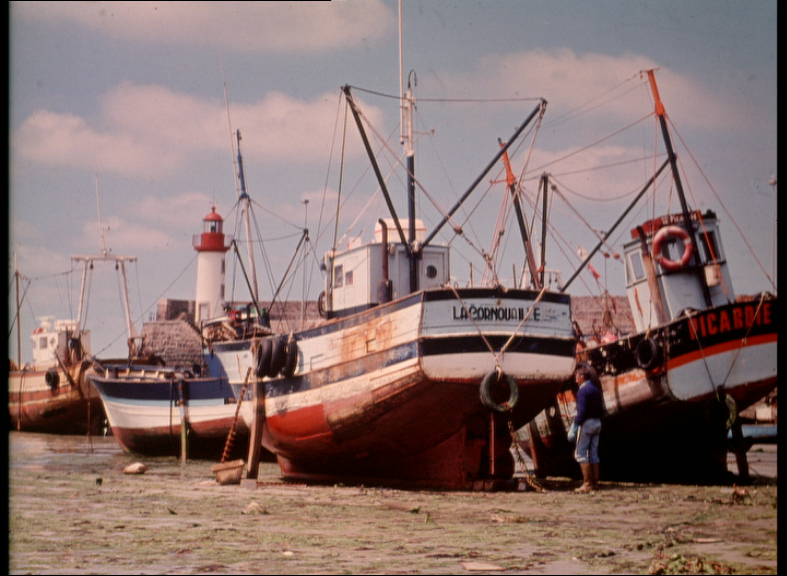
#> input picture standard-test-images/STI/Classic/Boats.ppm, 787 x 576 px
$ python atpmf.py
#> lines starting #> are read from the running program, lines starting #| are printed output that depends on the picture
### utils_optimizer.py
import numpy as np
import cv2

def add_salt_and_pepper_noise(image, q):
    """
    Thêm nhiễu muối-tiêu vào ảnh.
    :param image: Ảnh đầu vào (grayscale)
    :param q: Xác suất nhiễu (0 < q < 1)
    :return: Ảnh có nhiễu
    """
    noisy = image.copy()
    num_noise = int(q * image.size)
    coords = [np.random.randint(0, i - 1, num_noise) for i in image.shape]
    noisy[coords[0][:num_noise//2], coords[1][:num_noise//2]] = 0
    noisy[coords[0][num_noise//2:], coords[1][num_noise//2:]] = 255
    return noisy

# [14 lines left out: function add_random_valued_noise, not called in this run]

def omega(x):
    """
    Hàm omega trả về 1 nếu x khác 0, ngược lại trả về 0.
    :param x: Ma trận đầu vào
    :return: Ma trận nhị phân
    """
    return np.where(x != 0, 1, 0)

def theta(v,k):
    return np.argsort(v)[:k]

def median_filter(X, ksize=3):
    """
    Bộ lọc trung vị cho ảnh.
    :param X: Ảnh đầu vào (grayscale)
    :param ksize: Kích thước cửa sổ lọc (số lẻ)
    :return: Ảnh đã lọc
    """
    return cv2.medianBlur(X, ksize)

def two_pass_median_filter(X, W1=3, W2=3):
    Y= median_filter(X, W1)
    return median_filter(Y, W2)


def adaptive_processor(Y, E1, X, a=1, b=1):
    """
    Xử lý thích ứng để thay thế các pixel bị lọc quá mức.
    :param Y: Ảnh đã lọc
    :param E1: Ma trận lỗi
    :param X: Ảnh gốc
    :param a: Tham số điều chỉnh ngưỡng eta
    :param b: Tham số điều chỉnh số pixel được khôi phục
    :return: Ảnh đã xử lý
    """
    M, N = Y.shape
    lambda_n = np.sum(E1, axis=0) / M
    Lambda = np.sum(E1)/N
    sigma_lambda = np.std(lambda_n)
    eta = a * sigma_lambda
    Y_tilde = Y.copy()

    for n in range(N):
        if lambda_n[n] - Lambda > eta:
            # print(f"Processing column {n}: lambda_n={lambda_n[n]}, Lambda={Lambda}, eta={eta}")
            e = X[:, n] - Y[:, n]
            K = round(lambda_n[n] - Lambda + b * sigma_lambda)
            if K > 0:
                v = theta(e, K)
                Y_tilde[v, n] = X[v, n]

    return Y_tilde


def atpmf(X,w1=3, w2 = 3, a=1.0, b=1.0):
    """
    Bộ lọc trung vị hai lần thích nghi (ATPMF)
    :param X: Ảnh có nhiễu (grayscale, uint8)
    :param ksize: Kích thước cửa sổ lọc (số lẻ >= 3)
    :param a: Tham số ngưỡng thích nghi
    :param b: Tham số điều chỉnh số pixel được khôi phục
    :return: Ảnh đã lọc
    """
    Y = median_filter(X, w1)
    E1 = omega(X - Y)

    Y_tilde = adaptive_processor(Y, E1, X, a, b)
    E2 = omega(Y - Y_tilde)


    # Lọc trung vị lần hai
    Z_temp = median_filter(Y_tilde, w2)
    Z = np.where(E2 == 1, X, Z_temp)

    return Z

### atpmf.py
import numpy as np
import cv2
import matplotlib.pyplot as plt
from utils_optimizer import *


if __name__ == "__main__":
    # Tải ảnh gốc
    original_image = cv2.imread('standard-test-images/STI/Classic/Boats.ppm', cv2.IMREAD_GRAYSCALE)
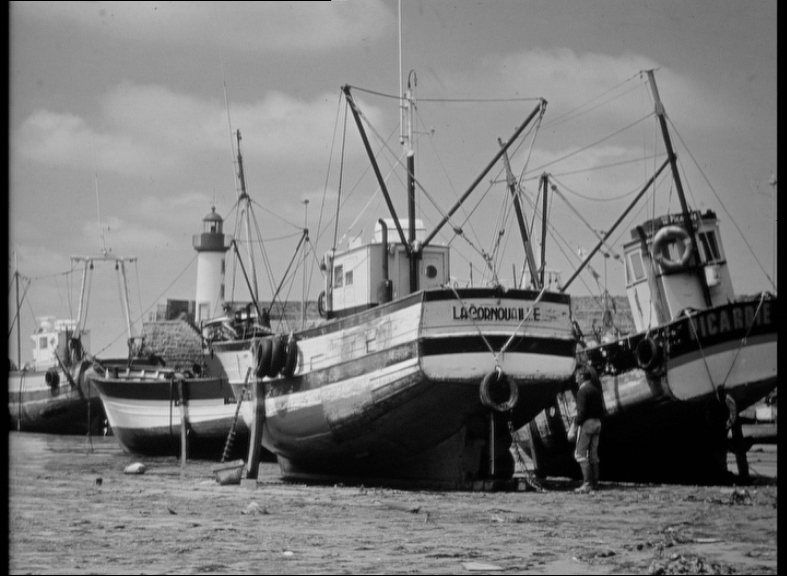
#> original_image: shape (576, 787); min 0, max 233, mean 121.1
    if original_image is None:
        raise FileNotFoundError("Ảnh không tồn tại")
    print(f"Kiểu dữ liệu của ảnh: {original_image.dtype}")
#| Kiểu dữ liệu của ảnh: uint8

    NOISE_RATIO = 0.5
    # Thêm nhiễu
    noisy_image = add_salt_and_pepper_noise(original_image, q=NOISE_RATIO)
#> in add_salt_and_pepper_noise, `noisy[coords[0][:num_noise//2], coords[1][:num_noise//2]] = 0`:
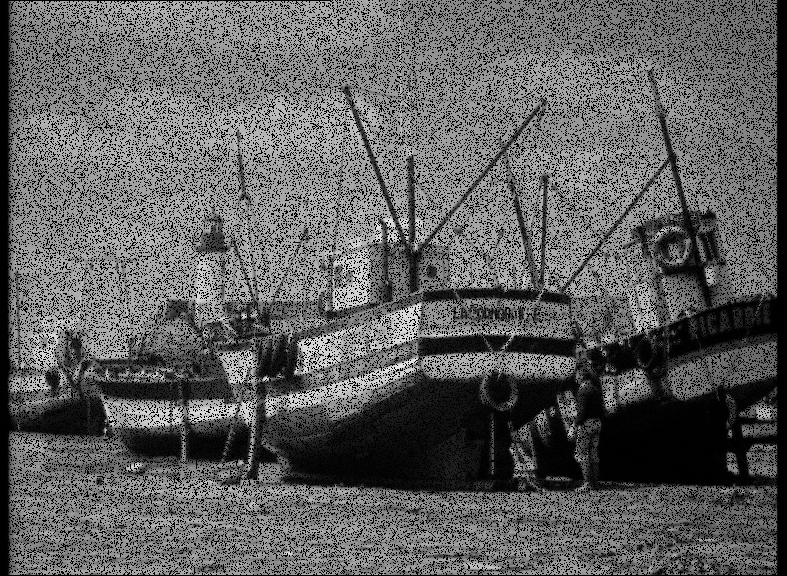
#> noisy: shape (576, 787); min 0, max 233, mean 94.3
#> in add_salt_and_pepper_noise, `noisy[coords[0][num_noise//2:], coords[1][num_noise//2:]] = 255`:
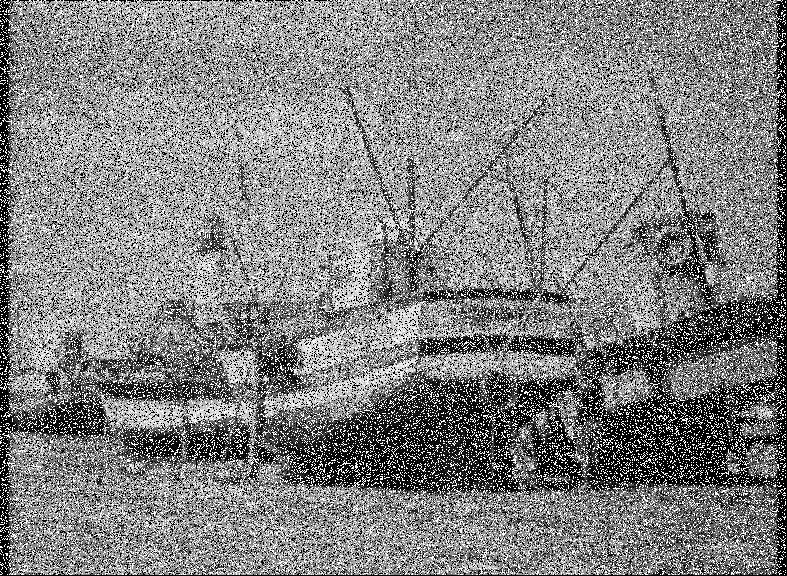
#> noisy: shape (576, 787); min 0, max 255, mean 129.7

    # Bộ lọc trung vị tiêu chuẩn
    ksize = 3
    standard_median = median_filter(noisy_image, ksize)
#> in median_filter, `return cv2.medianBlur(X, ksize)`:
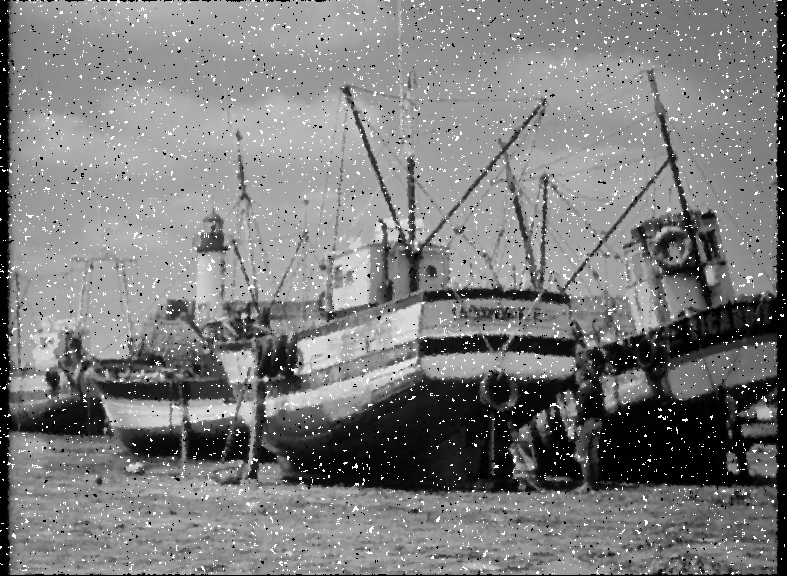
#> returned value: shape (576, 787); min 0, max 255, mean 124.5

    # Bộ lọc trung vị hai lần
    # two_pass_median = median_filter(median_filter(noisy_image, ksize), ksize)
    two_pass_median = two_pass_median_filter(noisy_image, ksize, ksize)
#> call 3 of median_filter, with ksize = 3
#> in median_filter (call 3), `return cv2.medianBlur(X, ksize)`:
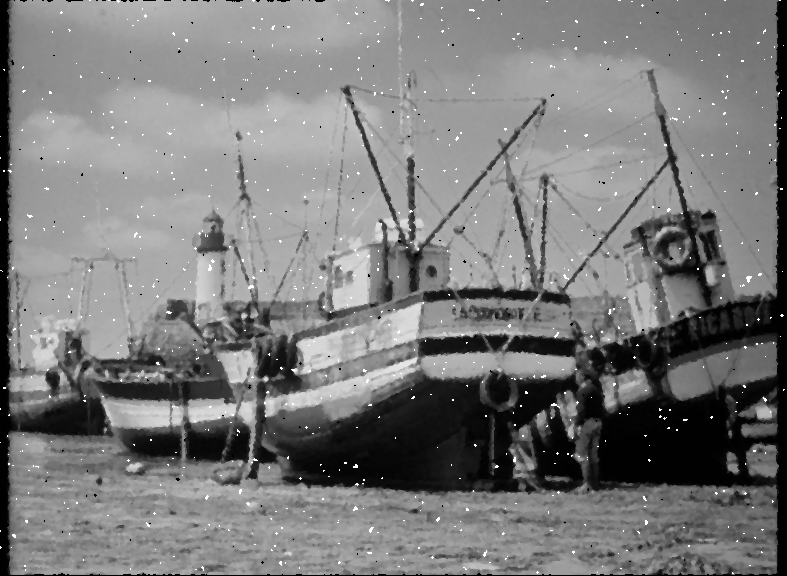
#> returned value: shape (576, 787); min 0, max 255, mean 122.8
    # Bộ lọc ATPMF
    atpmf_filtered = atpmf(noisy_image, ksize,ksize, a=1.0, b=1.0)
#> in omega, `return np.where(x != 0, 1, 0)`:
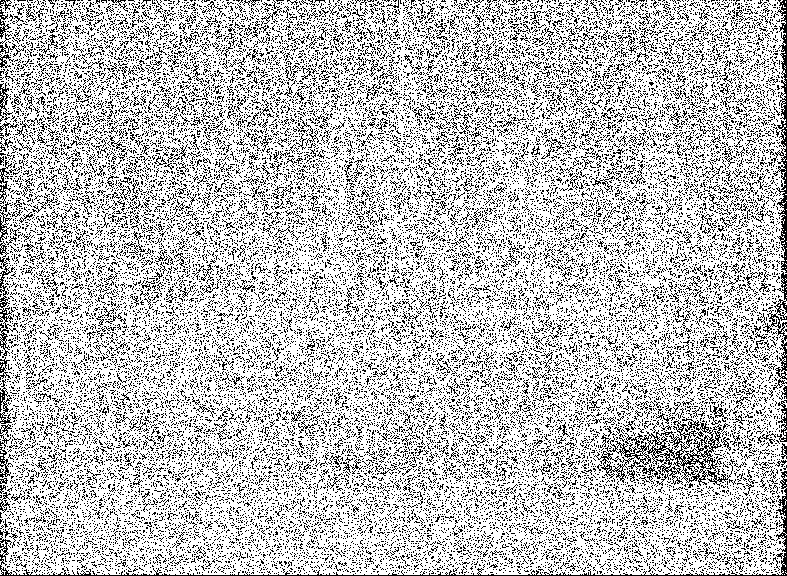
#> returned value: shape (576, 787) int64; values 0 (black) and 1 (white), 75.8% white; black in thin lines or dots
#> in adaptive_processor, `lambda_n = np.sum(E1, axis=0) / M`: lambda_n = 787 values, max 0.832 at index 401, min 0.142 at index 786, mean 0.758
#> in adaptive_processor, `Lambda = np.sum(E1)/N`: Lambda = 436.7
#> in adaptive_processor, `sigma_lambda = np.std(lambda_n)`: sigma_lambda = 0.0525
#> in omega (call 2), `return np.where(x != 0, 1, 0)`: returned value: shape (576, 787) int64; every value is 0


    # Hiển thị bố cục 2x2
    fig, axes = plt.subplots(2, 2, figsize=(10, 10))

    axes[1, 0].imshow(noisy_image, cmap='gray')
    axes[1, 0].set_title(f'Noisy image with {NOISE_RATIO*100:.0f}% noise')
    axes[1, 0].axis('off')

    axes[0, 1].imshow(standard_median, cmap='gray')
    axes[0, 1].set_title(f'{ksize}x{ksize} Standard Median Filter')
    axes[0, 1].axis('off')

    axes[0, 0].imshow(original_image, cmap='gray')
    axes[0, 0].set_title(f'Original Image')
    axes[0, 0].axis('off')

    axes[1, 1].imshow(atpmf_filtered, cmap='gray')
    axes[1, 1].set_title(f'Adaptive Two-Pass Median Filter')
    axes[1, 1].axis('off')

    fig.tight_layout()
    plt.savefig('filter_comparison.png')
    plt.show()

$ run again, with standard-test-images/STI/Classic/baboon.ppm copied over standard-test-images/STI/Classic/Boats.ppm
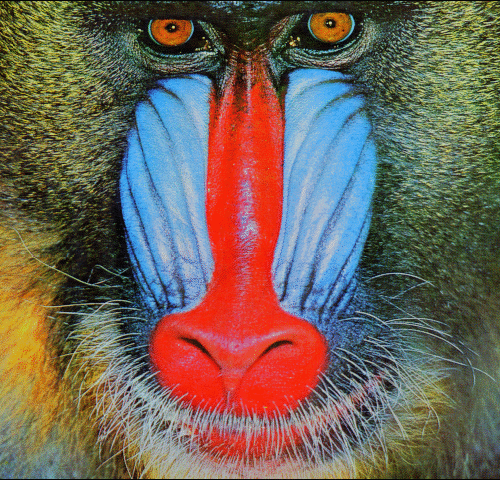
#> input picture standard-test-images/STI/Classic/baboon.ppm, 500 x 480 px
#| Kiểu dữ liệu của ảnh: uint8
#> in add_salt_and_pepper_noise, `noisy[coords[0][num_noise//2:], coords[1][num_noise//2:]] = 255`:
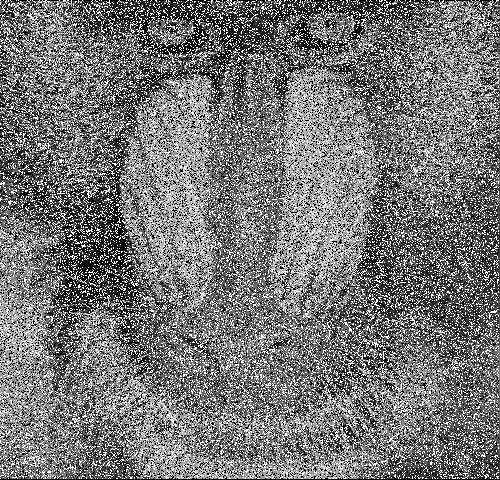
#> noisy: shape (480, 500); min 0, max 255, mean 118.9
#> in omega, `return np.where(x != 0, 1, 0)`:
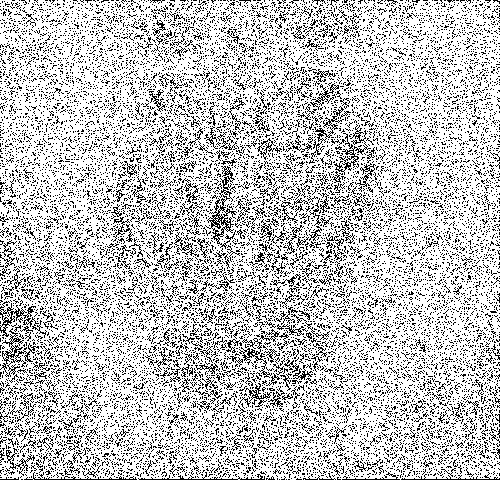
#> returned value: shape (480, 500) int64; values 0 (black) and 1 (white), 77% white; black in thin lines or dots
#> lambda_n = 500 values, max 0.863 at index 398, min 0.562 at index 499, mean 0.77
#> Lambda = 369.5
#> sigma_lambda = 0.0417

$ run again, with standard-test-images/STI/Classic/barbara.ppm copied over standard-test-images/STI/Classic/Boats.ppm
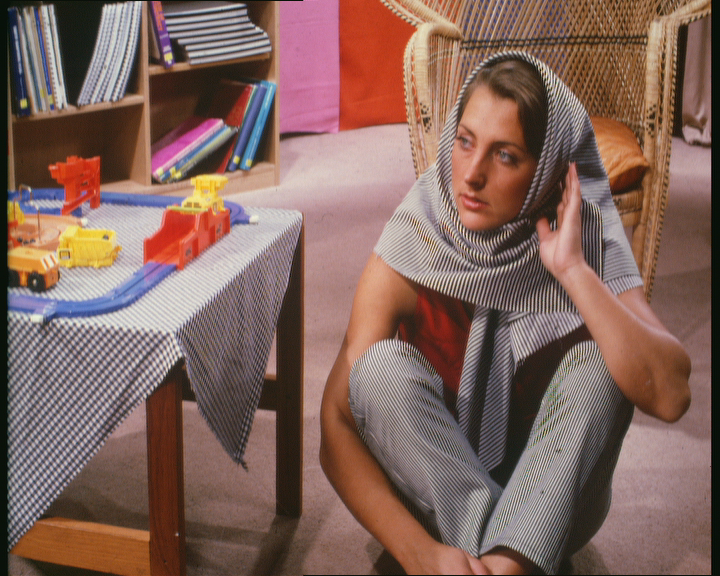
#> input picture standard-test-images/STI/Classic/barbara.ppm, 720 x 576 px
#| Kiểu dữ liệu của ảnh: uint8
#> in add_salt_and_pepper_noise, `noisy[coords[0][num_noise//2:], coords[1][num_noise//2:]] = 255`:
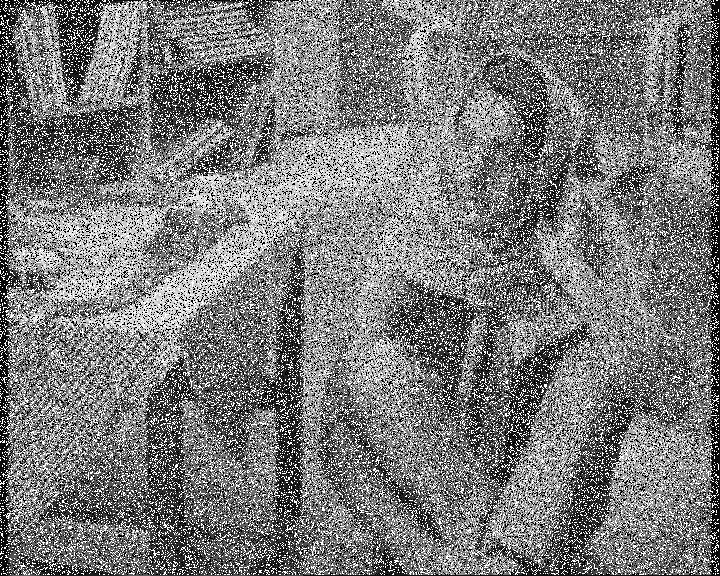
#> noisy: shape (576, 720); min 0, max 255, mean 122.5
#> in omega, `return np.where(x != 0, 1, 0)`:
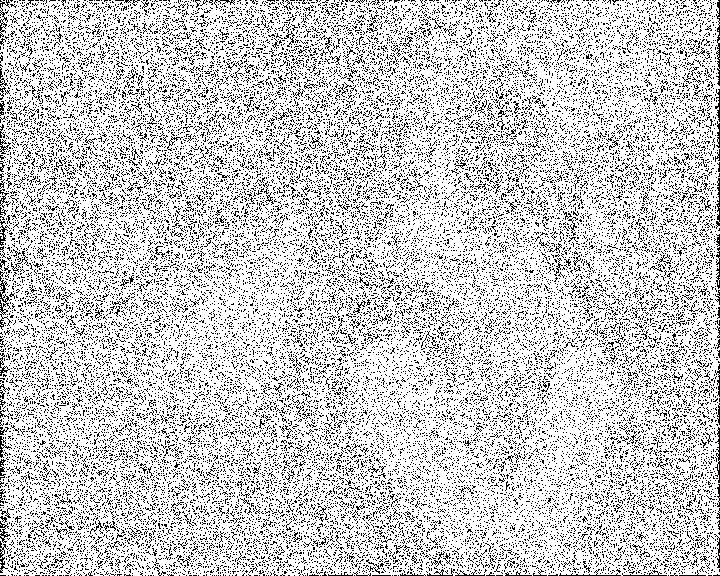
#> returned value: shape (576, 720) int64; values 0 (black) and 1 (white), 79.7% white; black in thin lines or dots
#> lambda_n = 720 values, max 0.899 at index 714, min 0.135 at index 719, mean 0.797
#> Lambda = 459
#> sigma_lambda = 0.0432
